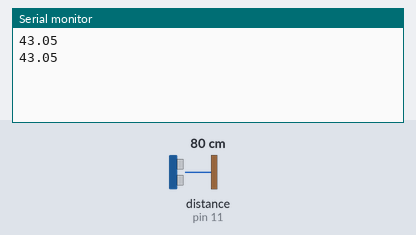
The sketch below on a simulated Arduino Uno, built with avr-gcc and run on an emulated ATmega328P. Shown: the last lines printed to the serial monitor. Wiring (inferred from the names in the program): ultrasonic range finder: trigger pin 13; echo pin 11. The inputs (shaded band) are chosen by the test bench; at power-on: distance to the obstacle (sensor on pin 11) 80 cm. The echo pulse lasts 58.3 µs per cm.

Above: at 2.8 s.
2.9 s: distance to the obstacle (sensor on pin 11) set to 2 cm
At 4.7 s:
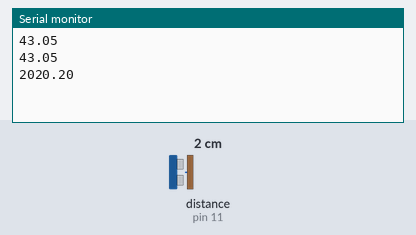
5.6 s: distance to the obstacle (sensor on pin 11) set to 4 cm
At 6.3 s:
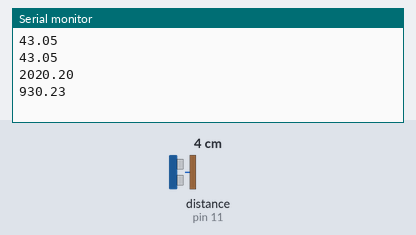
Timing chart, 0 to 8.6 s (numbered marks = the images above; inputs shaded):
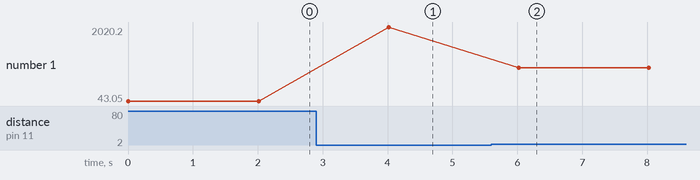

The sketch:

speed_of_sound.ino
```cpp
int trigPin = 13;
int echoPin = 11;
float pingTime;
float distance = 10;  //10 cm
float speedOfSound;

void setup() {
  Serial.begin(9600);
  pinMode(trigPin, OUTPUT);
  pinMode(echoPin, INPUT);
}

void loop() {
  digitalWrite(trigPin, LOW);
  delayMicroseconds(2000);
  digitalWrite(trigPin, HIGH);
  delayMicroseconds(10);
  digitalWrite(trigPin, LOW);

  pingTime = pulseIn(echoPin, HIGH);

  speedOfSound = 2 * distance / pingTime;
  speedOfSound = speedOfSound * 10000;     // in meters per second
  Serial.println(speedOfSound);
  delay(2000);

}
```

Measured:
- after the input at 2.9 s, the serial monitor: prints a new line after 1.1 s (image 1)
- after the input at 5.6 s, the serial monitor: prints a new line after 0.42 s (image 2)
- plotted number 1: 43.05 → 2020.2 after the input at 2.9 s, 2020.2 → 930.23 after the input at 5.6 s
